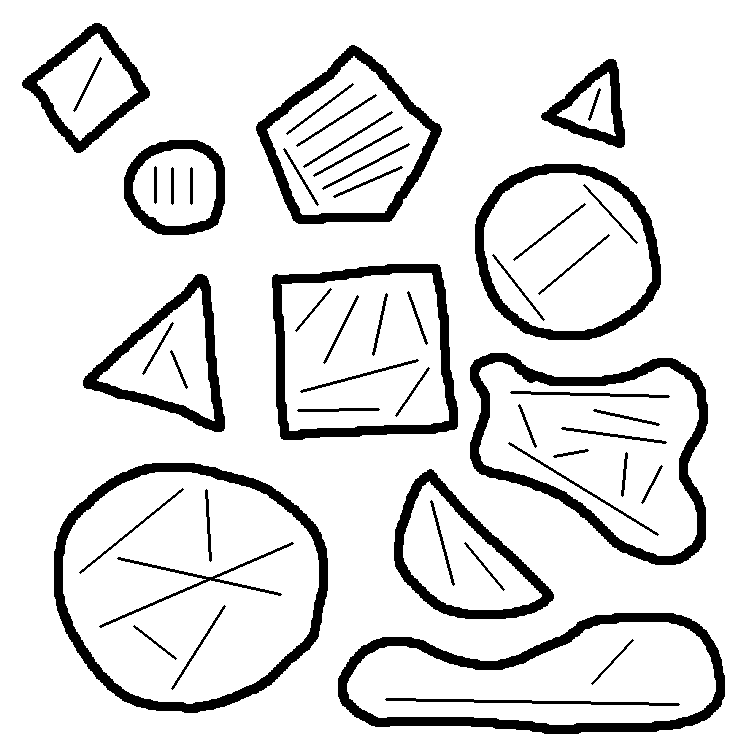
#> input picture image.png, 750 x 750 px
$ jupyter execute shape_detection.ipynb   (shell and % lines are left out)
#> lines starting #> are read from the running program, lines starting #| are printed output that depends on the picture; after the words box and inside, x2 and y2 are one past the last pixel; in counts of white or black regions, pixels touching at a corner belong together
[cell 1]
# Import required libraries
import cv2
import numpy as np
import os
from matplotlib import pyplot as plt

# Set up matplotlib for better visualization in notebook
plt.rcParams['figure.figsize'] = [12, 8]

# Define global functions
def merge_similar_lines(lines, min_distance=15, min_angle=15):
    if lines is None:
        return None

    merged_lines = []
    used = set()

    for i, line1 in enumerate(lines):
        if i in used:
            continue

        x1, y1, x2, y2 = line1[0]
        angle1 = np.arctan2(y2 - y1, x2 - x1) * 180 / np.pi

        current_group = [line1[0]]
        used.add(i)

        for j, line2 in enumerate(lines):
            if j in used:
                continue

            x3, y3, x4, y4 = line2[0]
            angle2 = np.arctan2(y4 - y3, x4 - x3) * 180 / np.pi

            angle_diff = abs(angle1 - angle2) % 180
            if angle_diff > 90:
                angle_diff = 180 - angle_diff

            dist = min(np.sqrt((x1-x3)**2 + (y1-y3)**2),
                      np.sqrt((x1-x4)**2 + (y1-y4)**2),
                      np.sqrt((x2-x3)**2 + (y2-y3)**2),
                      np.sqrt((x2-x4)**2 + (y2-y4)**2))

            if angle_diff < min_angle and dist < min_distance:
                current_group.append(line2[0])
                used.add(j)

        if current_group:
            points = np.array(current_group)
            x1 = points[:, 0].mean()
            y1 = points[:, 1].mean()
            x2 = points[:, 2].mean()
            y2 = points[:, 3].mean()
            merged_lines.append(np.array([[int(x1), int(y1), int(x2), int(y2)]]))

    return np.array(merged_lines)


def check_intersection(line1, line2):
    x1, y1, x2, y2 = line1[0]
    x3, y3, x4, y4 = line2[0]

    # Calculate denominator
    denom = (x1 - x2) * (y3 - y4) - (y1 - y2) * (x3 - x4)

    # If lines are parallel
    if abs(denom) < 1e-5:
        return False

    # Calculate intersection point
    t = ((x1 - x3) * (y3 - y4) - (y1 - y3) * (x3 - x4)) / denom
    u = -((x1 - x2) * (y1 - y3) - (y1 - y2) * (x1 - x3)) / denom

    # Check if intersection is well within the line segments
    buffer = 0.2  # Increased buffer
    return (buffer <= t <= 1-buffer) and (buffer <= u <= 1-buffer)


def filter_non_intersecting_lines(lines):
    if lines is None:
        return None

    # First pass: merge very close parallel lines
    merged = merge_similar_lines(lines, min_distance=20, min_angle=20)

    # Second pass: find truly intersecting lines
    non_intersecting = []
    used = set()

    for i, line1 in enumerate(merged):
        if i in used:
            continue

        intersects = False
        for j, line2 in enumerate(merged):
            if i != j and check_intersection(line1, line2):
                intersects = True
                used.add(j)  # Mark both intersecting lines as used
                break

        if not intersects:
            non_intersecting.append(line1)

    return np.array(non_intersecting) if non_intersecting else None


def detect_objects(image):
    # Convert to grayscale and apply preprocessing
    gray = cv2.cvtColor(image, cv2.COLOR_BGR2GRAY)
    blurred = cv2.GaussianBlur(gray, (9, 9), 2)
    _, thresh = cv2.threshold(blurred, 0, 255, cv2.THRESH_BINARY_INV + cv2.THRESH_OTSU)

    # Find contours
    contours, _ = cv2.findContours(thresh, cv2.RETR_EXTERNAL, cv2.CHAIN_APPROX_SIMPLE)

    # Process each contour
    objects = []
    for contour in contours:
        M = cv2.moments(contour)
        if M["m00"] != 0:
            center = (
                int(M["m10"] / M["m00"]),  # cX
                int(M["m01"] / M["m00"])   # cY
            )
        else:
            center = None

        object_info = {
            'contour': contour,
            'center': center,
            'area': cv2.contourArea(contour)
        }
        objects.append(object_info)

    return objects, thresh


def draw_object_index(image, objects):
    result = image.copy()

    for i, obj in enumerate(objects):
        # Generate random color for this contour
        color = (np.random.randint(0, 255),
                np.random.randint(0, 255),
                np.random.randint(0, 255))

        # Draw the contour
        cv2.drawContours(result, [obj['contour']], -1, color, 2)

        # Draw center and label if center exists
        if obj['center']:
            cv2.circle(result, obj['center'], 5, (255, 255, 255), -1)
            cv2.putText(result,
                       f"Object {i+1}",
                       (obj['center'][0] - 100, obj['center'][1] - 20),
                       cv2.FONT_HERSHEY_SIMPLEX,
                       1,
                       (255, 0, 0),
                       2)

    return result


def classify_shapes(objects, circularity_threshold=0.85):
    circles = []
    other_shapes = []

    for obj in objects:
        contour = obj['contour']
        area = obj['area']
        perimeter = cv2.arcLength(contour, True)

        if perimeter == 0:
            continue

        circularity = 4 * np.pi * area / (perimeter * perimeter)

        if circularity > circularity_threshold:
            circles.append(obj)
        else:
            other_shapes.append(obj)

    return circles, other_shapes


def draw_classified_shapes(image, circles, other_shapes):
    result = image.copy()

    # Draw circles in green
    for i, obj in enumerate(circles):
        cv2.drawContours(result, [obj['contour']], -1, (0, 255, 0), 2)
        if obj['center']:
            cX, cY = obj['center']
            cv2.circle(result, (cX, cY), 5, (0, 0, 0), -1)
            cv2.putText(result, f"Circle {i+1}", (cX - 20, cY - 20),
                        cv2.FONT_HERSHEY_SIMPLEX, 1, (0, 0, 0), 2)

    # Draw other shapes in red
    for i, obj in enumerate(other_shapes):
        cv2.drawContours(result, [obj['contour']], -1, (0, 0, 255), 2)
        if obj['center']:
            cX, cY = obj['center']
            cv2.circle(result, (cX, cY), 5, (0, 0, 0), -1)
            cv2.putText(result, f"Shape {i+1}", (cX - 20, cY - 20),
                        cv2.FONT_HERSHEY_SIMPLEX, 0.5, (0, 0, 0), 2)

    return result


def sort_circles_by_size(circles):
    if not circles:
        return None, None, None

    # Sort circles by area
    sorted_circles = sorted(circles, key=lambda x: x['area'])

    return (
        sorted_circles[0],
        sorted_circles[len(sorted_circles) // 2],
        sorted_circles[-1]
    )


def detect_lines(image, obj, thresh_image, params):
    # Get the contour from the circle object
    contour = obj['contour']

    # Create circle mask
    mask = np.zeros_like(cv2.cvtColor(image, cv2.COLOR_BGR2GRAY))
    cv2.drawContours(mask, [contour], -1, (255), -1)

    # Apply mask to thresholded image
    masked_image = cv2.bitwise_and(thresh_image, thresh_image, mask=mask)

    # Edge detection with erosion
    edges = cv2.Canny(masked_image, 50, 150, apertureSize=3)
    kernel = np.ones((7,7), np.uint8)
    inner_mask = cv2.erode(mask, kernel, iterations=4)
    edges = cv2.bitwise_and(edges, edges, mask=inner_mask)

    # Detect lines
    lines = cv2.HoughLinesP(edges, 1, np.pi/180, **params)

    # Merge similar lines
    merged_lines = merge_similar_lines(lines, min_distance=12, min_angle=10)

    return masked_image, merged_lines


def draw_lines(image, obj, lines, swap_colors=False, convert_rgb=True):
    result = image.copy()

    # Draw circle in green
    cv2.drawContours(result, [obj['contour']], -1, (0, 255, 0), 2)

    # Draw lines in red or blue depending on swap_colors
    line_color = (0, 0, 255) if not swap_colors else (255, 0, 0)  # BGR format
    if lines is not None:
        for line in lines:
            x1, y1, x2, y2 = line[0]
            cv2.line(result, (x1, y1), (x2, y2), line_color, 2)

    # Convert to RGB only at the end if requested
    if convert_rgb:
        result = cv2.cvtColor(result, cv2.COLOR_BGR2RGB)

    return result


def detect_non_intersecting_lines(image, obj, thresh_image, params):
    # Get the contour from the circle object
    contour = obj['contour']

    # Create circle mask
    mask = np.zeros_like(cv2.cvtColor(image, cv2.COLOR_BGR2GRAY))
    cv2.drawContours(mask, [contour], -1, (255), -1)

    # Apply mask to thresholded image
    masked_image = cv2.bitwise_and(thresh_image, thresh_image, mask=mask)

    # Edge detection with erosion
    edges = cv2.Canny(masked_image, 50, 150, apertureSize=3)
    kernel = np.ones((7,7), np.uint8)
    inner_mask = cv2.erode(mask, kernel, iterations=4)
    edges = cv2.bitwise_and(edges, edges, mask=inner_mask)

    # Detect lines
    lines = cv2.HoughLinesP(edges, 1, np.pi/180, **params)

    # Merge similar lines with larger parameters for the largest circle
    merged_lines = merge_similar_lines(lines, min_distance=20, min_angle=20)

    # Filter out intersecting lines
    non_intersecting_lines = filter_non_intersecting_lines(merged_lines)

    return masked_image, non_intersecting_lines


def detect_intersecting_lines(image, obj, thresh_image, params):
    # Get the contour from the circle object
    contour = obj['contour']

    # Create circle mask
    mask = np.zeros_like(cv2.cvtColor(image, cv2.COLOR_BGR2GRAY))
    cv2.drawContours(mask, [contour], -1, (255), -1)

    # Apply mask to thresholded image
    masked_image = cv2.bitwise_and(thresh_image, thresh_image, mask=mask)

    # Edge detection with erosion
    edges = cv2.Canny(masked_image, 50, 150, apertureSize=3)
    kernel = np.ones((7,7), np.uint8)
    inner_mask = cv2.erode(mask, kernel, iterations=4)
    edges = cv2.bitwise_and(edges, edges, mask=inner_mask)

    # Detect lines with more selective parameters
    lines = cv2.HoughLinesP(edges, 1, np.pi/180, **params)

    # Merge similar lines
    merged_lines = merge_similar_lines(lines)

    # Get non-intersecting lines
    non_intersecting = filter_non_intersecting_lines(merged_lines)

    # Keep only intersecting lines by removing non-intersecting ones
    if merged_lines is not None and non_intersecting is not None:
        intersecting_lines = [line for line in merged_lines if line not in non_intersecting]
        return masked_image, intersecting_lines

    return masked_image, None


def display_results(original_image, processed_image, result_image=None,
                    middle_title='Processed Image', title_suffix=''):
    plt.figure(figsize=(15, 5))

    # First image (always present)
    plt.subplot(131)
    plt.imshow(cv2.cvtColor(original_image, cv2.COLOR_BGR2RGB))
    plt.title('Original Image')
    plt.axis('off')

    # Second image (always present)
    plt.subplot(132)
    plt.imshow(processed_image, cmap='gray')
    plt.title(middle_title)
    plt.axis('off')

    # Third image (optional)
    plt.subplot(133)
    if result_image is not None:
        plt.imshow(result_image)
        plt.title(title_suffix)
    else:
        plt.gca().set_visible(False)  # Hide the third subplot if no image
    plt.axis('off')

    plt.show()

[cell 2]
# For reference show Grayscale + Blur image
image = cv2.imread('image.png')
#> image is the input picture: shape (750, 750, 3); 88% white; 53 black regions, largest, box (x1, y1, x2, y2) and area: (338, 613, 725, 734) 8380, (54, 463, 328, 713) 7799, (470, 353, 708, 565) 7550

# Convert BGR to RGB for correct color display in matplotlib
image_rgb = cv2.cvtColor(image, cv2.COLOR_BGR2RGB)

# Convert to grayscale (prolly not needed but we do this as a good practice)
gray = cv2.cvtColor(image, cv2.COLOR_BGR2GRAY)

# Apply GaussianBlur to reduce noise
blurred = cv2.GaussianBlur(gray, (9, 9), 2)
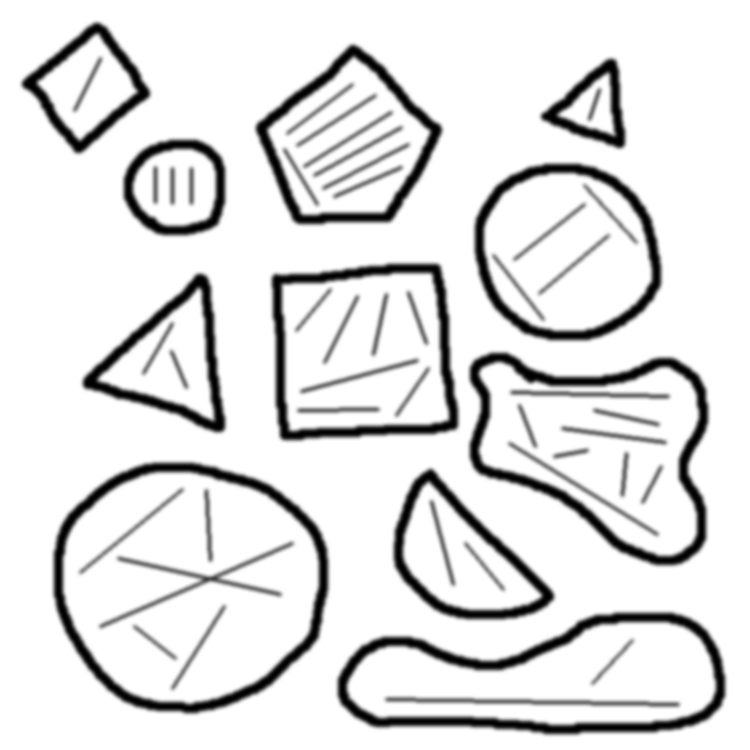
#> blurred: shape (750, 750); min 0, max 255, mean 224.4

# Example print on how we are preprosessing the image
display_results(image_rgb, blurred, result_image=None, middle_title="Grayscale + Blur")
#> in display_results, `plt.show()`:
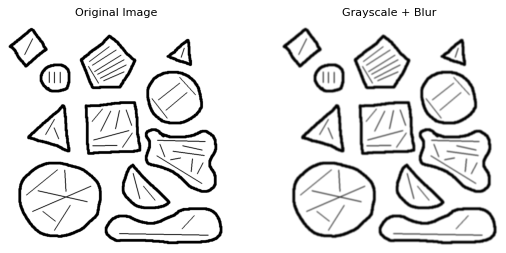
#> figure drawn by matplotlib, 2 panels

[cell 3]
# Detect objects
objects, threshold_image = detect_objects(image)
#> in detect_objects, `_, thresh = cv2.threshold(blurred, 0, 255, cv2.THRESH_BINARY_INV + cv2..`:
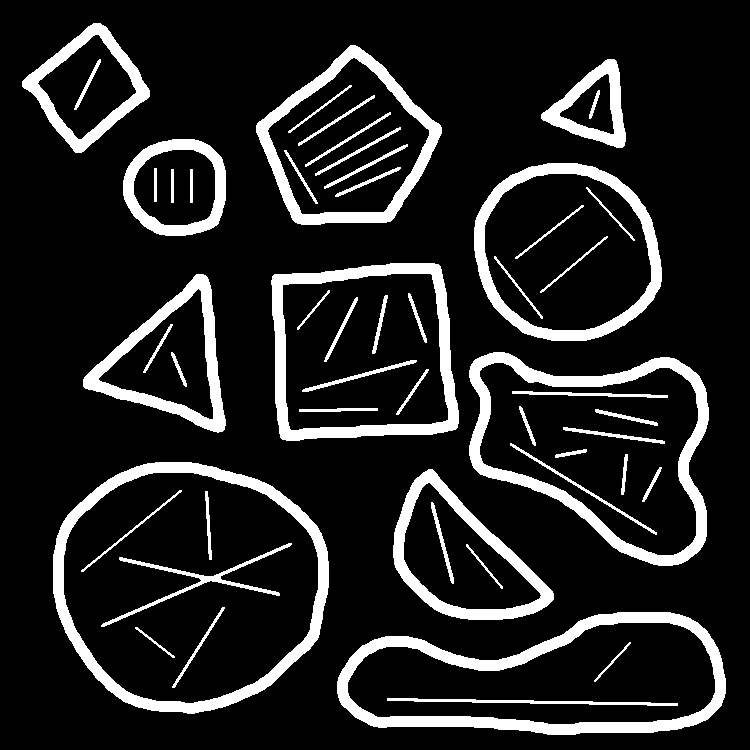
#> thresh: shape (750, 750); 13.5% white; 53 white regions
#> in detect_objects, `contours, _ = cv2.findContours(thresh, cv2.RETR_EXTERNAL, cv2.CHAIN_AP..`: contours = 11 contours; largest, box (x1, y1, x2, y2) and area: (53, 462, 329, 714) 54493, (469, 352, 709, 566) 35379, (337, 612, 726, 735) 34949, (271, 263, 459, 441) 29450, (474, 163, 662, 341) 26436
#> the loop in detect_objects, `for contour in contours:` made 11 passes
#> center on passes 1 to 8: (546, 680), (460, 558), (188, 585), (600, 447), (169, 360), (362, 352), (566, 251), (176, 187)
#> after the loop in detect_objects, `for contour in contours:`: objects = 11 items
#> objects = 11 items

result = draw_object_index(image, objects)
#> the loop in draw_object_index, `for i, obj in enumerate(objects):` made 11 passes
#> color on passes 1 to 8: (172, 47, 117), (192, 67, 251), (195, 103, 9), (211, 21, 242), (36, 87, 70), (216, 88, 140), (58, 193, 230), (39, 87, 174)
#> after the loop in draw_object_index, `for i, obj in enumerate(objects):`:
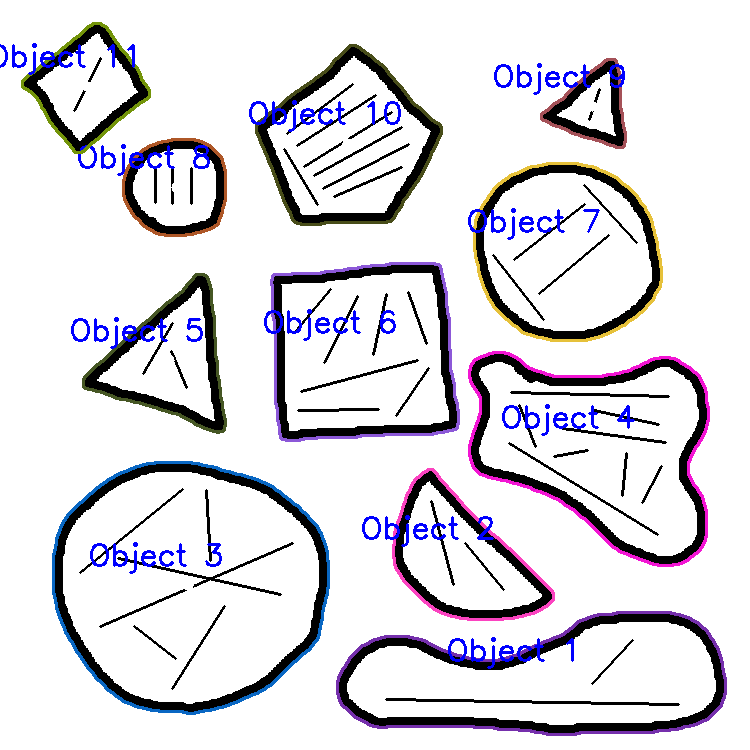
#> result: shape (750, 750, 3); 5.55% of pixels changed, all inside (x1, y1, x2, y2) = (0, 22, 727, 736)

display_results(image,
                threshold_image,
                result,
                'Thresholded Image',
                f'Detected Objects: {len(objects)}')

[cell 4]
# Count circles

# reset result
result = image.copy()

# Lists to store circles and non-circles
circles = []
other_shapes = []

objects, threshold_image = detect_objects(image)
#> the loop in detect_objects (call 2), `for contour in contours:` made 11 passes

# Classify shapes
circles, other_shapes = classify_shapes(objects)
#> the loop in classify_shapes, `for obj in objects:` made 11 passes
#> (area, perimeter, circularity) on passes 1 to 8: (34949, 945.8, 0.491), (13780.5, 491.7, 0.716), (54493, 876.3, 0.892), (35379, 843, 0.626), (11776.5, 499.8, 0.592), (29449.5, 692.3, 0.772), (26435.5, 609.1, 0.895), (8092, 337.4, 0.893)
#> after the loop in classify_shapes, `for obj in objects:`: circles = 3 items; other_shapes = 8 items
#> circles = 3 items; other_shapes = 8 items

# Draw results
result = draw_classified_shapes(image, circles, other_shapes)
#> the loop in draw_classified_shapes, `for i, obj in enumerate(circles):` made 3 passes
#> after the loop in draw_classified_shapes, `for i, obj in enumerate(circles):`:
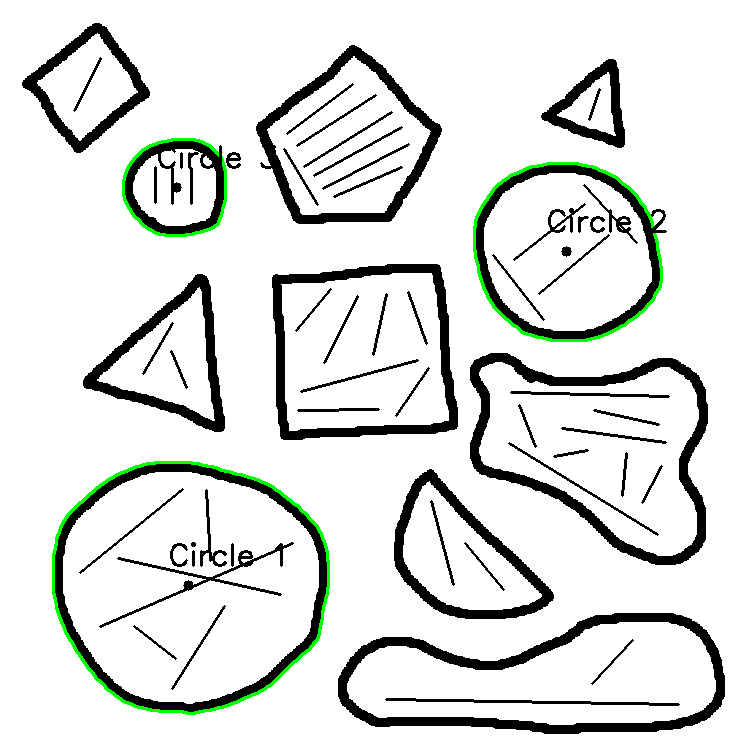
#> result: shape (750, 750, 3); 1.42% of pixels changed, all inside (x1, y1, x2, y2) = (52, 138, 667, 715)
#> the loop in draw_classified_shapes, `for i, obj in enumerate(other_shapes):` made 8 passes
#> (cX, cY) on passes 1 to 8: (546, 680), (460, 558), (600, 447), (169, 360), (362, 352), (592, 106), (347, 143), (87, 86)
#> after the loop in draw_classified_shapes, `for i, obj in enumerate(other_shapes):`:
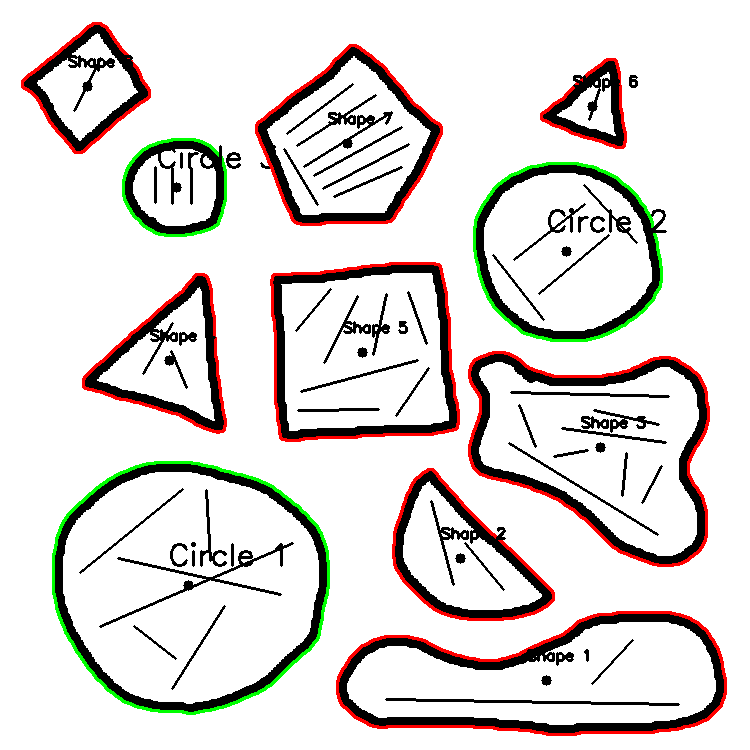
#> result: shape (750, 750, 3); 3.32% of pixels changed, all inside (x1, y1, x2, y2) = (21, 22, 727, 736)

display_results(image,
                threshold_image,
                result,
                'Thresholded Image',
                f'Detected Shapes (Circles: {len(circles)}, Others: {len(other_shapes)})')

[cell 5]
smallest, middle, largest = sort_circles_by_size(circles)
#> in sort_circles_by_size, `sorted_circles = sorted(circles, key=lambda x: x['area'])`: sorted_circles = 3 items
#> smallest = {'contour': contour of 126 points, box (x1, y1, x2, y2) (123, 139, 226, 236), area 8092, 'center': (176, 187), 'area': 8092}; middle = {'contour': contour of 236 points, box (x1, y1, x2, y2) (474, 163, 662, 341), area 26436, 'center': (566, 251), 'area': 26435.5}; largest = {'contour': contour of 332 points, box (x1, y1, x2, y2) (53, 462, 329, 714), area 54493, 'center': (188, 585), 'area': 54493}

[cell 6]
# Count lines in smallest circe
small_circle_params = {
    'threshold': 30,        # Minimum number of votes
    'minLineLength': 6,     # Minimum line length
    'maxLineGap': 3         # Maximum gap between line segments
}

# detecting and drawing the lines
if smallest is not None:
    masked_image, lines = detect_lines(
        image,
        smallest,
        threshold_image,
        small_circle_params
    )
#> in detect_lines, `contour = obj['contour']`: contour = contour of 126 points, box (x1, y1, x2, y2) (123, 139, 226, 236), area 8092
#> in detect_lines, `edges = cv2.bitwise_and(edges, edges, mask=inner_mask)`:
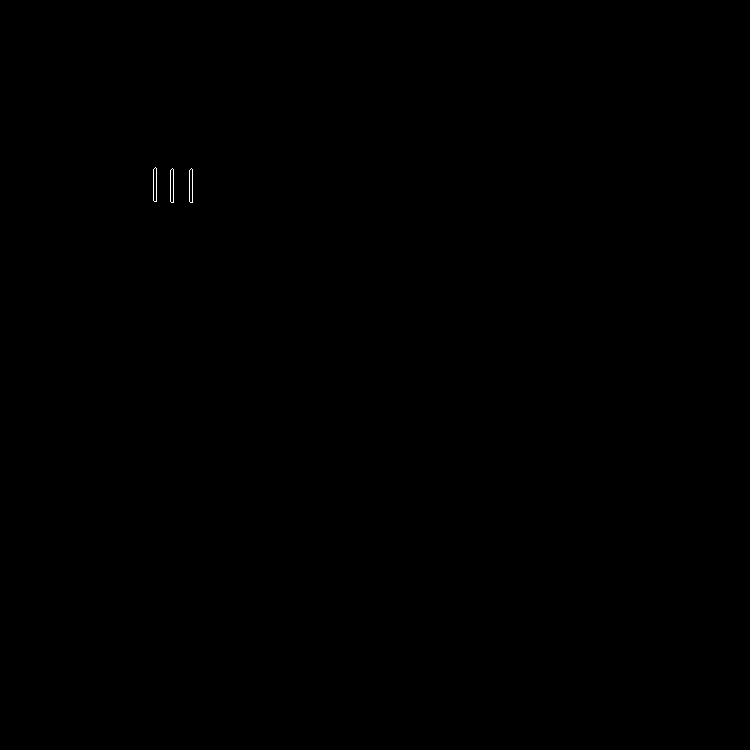
#> edges: shape (750, 750); 0.04% white in thin lines or dots, all inside (x1, y1, x2, y2) = (153, 167, 193, 203)
#> in detect_lines, `lines = cv2.HoughLinesP(edges, 1, np.pi/180, **params)`: lines = [[192, 202, 192, 169], [173, 202, 173, 169], [153, 200, 153, 169], [156, 201, 156, 168], [189, 201, 189, 170], [170, 201, 170, 170]]
#> (the rest of the program and of its run is left out)
